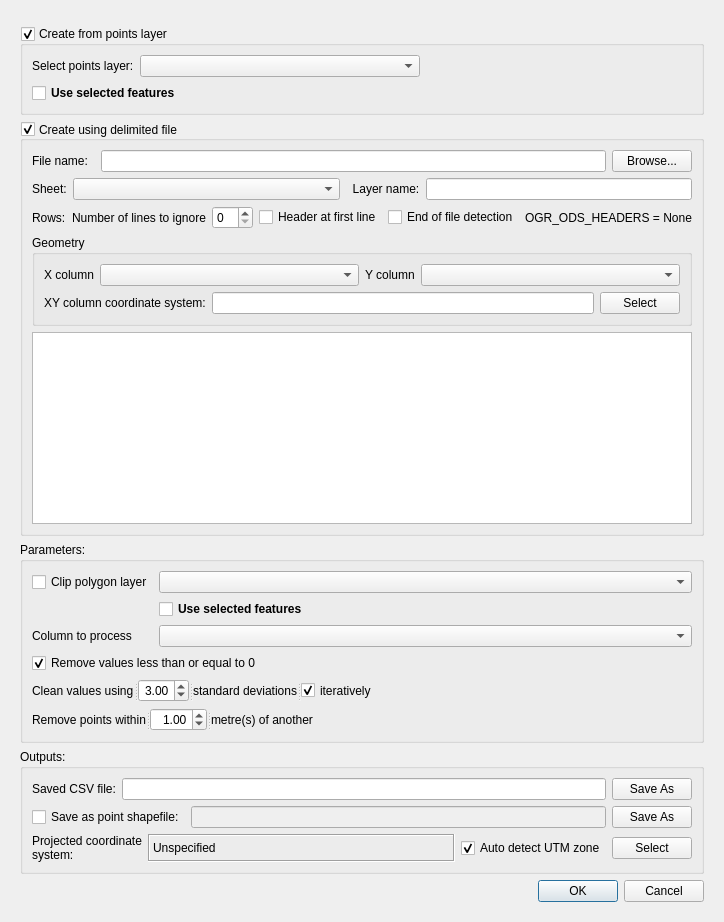
<?xml version="1.0" encoding="UTF-8"?>
<ui version="4.0">
 <class>DialogCleanTrimYieldFile</class>
 <widget class="QDialog" name="DialogCleanTrimYieldFile">
  <property name="windowModality">
   <enum>Qt::ApplicationModal</enum>
  </property>
  <property name="geometry">
   <rect>
    <x>0</x>
    <y>0</y>
    <width>651</width>
    <height>873</height>
   </rect>
  </property>
  <property name="sizePolicy">
   <sizepolicy hsizetype="MinimumExpanding" vsizetype="MinimumExpanding">
    <horstretch>0</horstretch>
    <verstretch>0</verstretch>
   </sizepolicy>
  </property>
  <property name="minimumSize">
   <size>
    <width>651</width>
    <height>0</height>
   </size>
  </property>
  <property name="baseSize">
   <size>
    <width>0</width>
    <height>0</height>
   </size>
  </property>
  <property name="windowTitle">
   <string>Clean, trim and normalise point data</string>
  </property>
  <property name="autoFillBackground">
   <bool>true</bool>
  </property>
  <layout class="QFormLayout" name="formLayout">
   <property name="sizeConstraint">
    <enum>QLayout::SetFixedSize</enum>
   </property>
   <item row="0" column="0" colspan="2">
    <layout class="QFormLayout" name="lyo_MessageBar">
     <property name="sizeConstraint">
      <enum>QLayout::SetFixedSize</enum>
     </property>
     <property name="fieldGrowthPolicy">
      <enum>QFormLayout::AllNonFixedFieldsGrow</enum>
     </property>
    </layout>
   </item>
   <item row="1" column="0" colspan="2">
    <widget class="QFrame" name="fraMain">
     <property name="sizePolicy">
      <sizepolicy hsizetype="MinimumExpanding" vsizetype="Fixed">
       <horstretch>0</horstretch>
       <verstretch>0</verstretch>
      </sizepolicy>
     </property>
     <property name="frameShape">
      <enum>QFrame::NoFrame</enum>
     </property>
     <layout class="QGridLayout" name="gridLayout_8">
      <property name="sizeConstraint">
       <enum>QLayout::SetDefaultConstraint</enum>
      </property>
      <item row="1" column="0">
       <widget class="QgsCollapsibleGroupBox" name="cgbFromFile">
        <property name="sizePolicy">
         <sizepolicy hsizetype="Expanding" vsizetype="MinimumExpanding">
          <horstretch>0</horstretch>
          <verstretch>0</verstretch>
         </sizepolicy>
        </property>
        <property name="minimumSize">
         <size>
          <width>0</width>
          <height>0</height>
         </size>
        </property>
        <property name="title">
         <string>Create using delimited file</string>
        </property>
        <property name="alignment">
         <set>Qt::AlignLeading|Qt::AlignLeft|Qt::AlignVCenter</set>
        </property>
        <property name="checkable">
         <bool>true</bool>
        </property>
        <property name="checked">
         <bool>true</bool>
        </property>
        <property name="collapsed">
         <bool>false</bool>
        </property>
        <property name="saveCheckedState">
         <bool>true</bool>
        </property>
        <layout class="QGridLayout" name="gridLayout">
         <item row="0" column="0">
          <layout class="QGridLayout" name="gloInFile">
           <item row="0" column="0">
            <widget class="QLabel" name="lblInFile">
             <property name="sizePolicy">
              <sizepolicy hsizetype="Minimum" vsizetype="Minimum">
               <horstretch>0</horstretch>
               <verstretch>0</verstretch>
              </sizepolicy>
             </property>
             <property name="text">
              <string>File name:  </string>
             </property>
             <property name="indent">
              <number>0</number>
             </property>
            </widget>
           </item>
           <item row="0" column="1">
            <widget class="QLineEdit" name="lneInCSVFile">
             <property name="toolTip">
              <string/>
             </property>
             <property name="whatsThis">
              <string/>
             </property>
             <property name="readOnly">
              <bool>false</bool>
             </property>
            </widget>
           </item>
           <item row="0" column="2">
            <widget class="QPushButton" name="cmdInFile">
             <property name="enabled">
              <bool>true</bool>
             </property>
             <property name="maximumSize">
              <size>
               <width>16777215</width>
               <height>16777215</height>
              </size>
             </property>
             <property name="toolTip">
              <string/>
             </property>
             <property name="whatsThis">
              <string/>
             </property>
             <property name="text">
              <string>Browse...</string>
             </property>
             <property name="flat">
              <bool>false</bool>
             </property>
            </widget>
           </item>
          </layout>
         </item>
         <item row="1" column="0">
          <layout class="QHBoxLayout" name="horizontalLayout">
           <item>
            <widget class="QLabel" name="lblSheet">
             <property name="sizePolicy">
              <sizepolicy hsizetype="Minimum" vsizetype="Preferred">
               <horstretch>0</horstretch>
               <verstretch>0</verstretch>
              </sizepolicy>
             </property>
             <property name="text">
              <string>Sheet:</string>
             </property>
            </widget>
           </item>
           <item>
            <widget class="QComboBox" name="cboSheet">
             <property name="sizePolicy">
              <sizepolicy hsizetype="Expanding" vsizetype="Expanding">
               <horstretch>0</horstretch>
               <verstretch>0</verstretch>
              </sizepolicy>
             </property>
            </widget>
           </item>
           <item>
            <widget class="QLabel" name="layerNameLabel">
             <property name="sizePolicy">
              <sizepolicy hsizetype="Minimum" vsizetype="Preferred">
               <horstretch>0</horstretch>
               <verstretch>0</verstretch>
              </sizepolicy>
             </property>
             <property name="text">
              <string>  Layer name:</string>
             </property>
            </widget>
           </item>
           <item>
            <widget class="QLineEdit" name="lneLayerName">
             <property name="sizePolicy">
              <sizepolicy hsizetype="Expanding" vsizetype="Fixed">
               <horstretch>0</horstretch>
               <verstretch>0</verstretch>
              </sizepolicy>
             </property>
             <property name="toolTip">
              <string/>
             </property>
             <property name="whatsThis">
              <string/>
             </property>
            </widget>
           </item>
          </layout>
         </item>
         <item row="2" column="0">
          <layout class="QHBoxLayout" name="hloRows">
           <item>
            <widget class="QLabel" name="lblRows">
             <property name="text">
              <string>Rows:</string>
             </property>
            </widget>
           </item>
           <item>
            <widget class="QLabel" name="lblOffset">
             <property name="text">
              <string>Number of lines to ignore</string>
             </property>
            </widget>
           </item>
           <item>
            <widget class="QSpinBox" name="spnLinesToIgnore"/>
           </item>
           <item>
            <widget class="QCheckBox" name="chkHeader">
             <property name="text">
              <string>Header at first line</string>
             </property>
            </widget>
           </item>
           <item>
            <widget class="QCheckBox" name="chkEOFDetection">
             <property name="focusPolicy">
              <enum>Qt::NoFocus</enum>
             </property>
             <property name="text">
              <string>End of file detection</string>
             </property>
            </widget>
           </item>
           <item>
            <widget class="QLabel" name="lblOGRHeaders">
             <property name="focusPolicy">
              <enum>Qt::NoFocus</enum>
             </property>
             <property name="text">
              <string>OGR_ODS_HEADERS = None</string>
             </property>
            </widget>
           </item>
          </layout>
         </item>
         <item row="3" column="0">
          <widget class="QGroupBox" name="gpbGeometry">
           <property name="title">
            <string>Geometry</string>
           </property>
           <property name="checkable">
            <bool>false</bool>
           </property>
           <property name="checked">
            <bool>false</bool>
           </property>
           <layout class="QGridLayout" name="gridLayout_9">
            <item row="0" column="0">
             <layout class="QHBoxLayout" name="hloGeometry">
              <item>
               <widget class="QLabel" name="lblXField">
                <property name="enabled">
                 <bool>true</bool>
                </property>
                <property name="text">
                 <string>X column</string>
                </property>
               </widget>
              </item>
              <item>
               <widget class="QComboBox" name="cboXField">
                <property name="enabled">
                 <bool>true</bool>
                </property>
                <property name="sizePolicy">
                 <sizepolicy hsizetype="Expanding" vsizetype="Fixed">
                  <horstretch>0</horstretch>
                  <verstretch>0</verstretch>
                 </sizepolicy>
                </property>
                <property name="minimumSize">
                 <size>
                  <width>120</width>
                  <height>0</height>
                 </size>
                </property>
                <property name="toolTip">
                 <string/>
                </property>
                <property name="statusTip">
                 <string/>
                </property>
                <property name="whatsThis">
                 <string/>
                </property>
                <property name="editable">
                 <bool>false</bool>
                </property>
               </widget>
              </item>
              <item>
               <widget class="QLabel" name="lblYField">
                <property name="enabled">
                 <bool>true</bool>
                </property>
                <property name="text">
                 <string>Y column</string>
                </property>
               </widget>
              </item>
              <item>
               <widget class="QComboBox" name="cboYField">
                <property name="enabled">
                 <bool>true</bool>
                </property>
                <property name="sizePolicy">
                 <sizepolicy hsizetype="Expanding" vsizetype="Fixed">
                  <horstretch>0</horstretch>
                  <verstretch>0</verstretch>
                 </sizepolicy>
                </property>
                <property name="minimumSize">
                 <size>
                  <width>120</width>
                  <height>0</height>
                 </size>
                </property>
                <property name="toolTip">
                 <string/>
                </property>
                <property name="statusTip">
                 <string/>
                </property>
                <property name="whatsThis">
                 <string/>
                </property>
                <property name="editable">
                 <bool>false</bool>
                </property>
               </widget>
              </item>
             </layout>
            </item>
            <item row="1" column="0">
             <layout class="QGridLayout" name="gridLayout_2">
              <item row="0" column="0">
               <widget class="QLabel" name="lblInCRSTitle">
                <property name="enabled">
                 <bool>true</bool>
                </property>
                <property name="sizePolicy">
                 <sizepolicy hsizetype="Preferred" vsizetype="Preferred">
                  <horstretch>0</horstretch>
                  <verstretch>0</verstretch>
                 </sizepolicy>
                </property>
                <property name="text">
                 <string>XY column coordinate system:</string>
                </property>
               </widget>
              </item>
              <item row="0" column="2">
               <widget class="QPushButton" name="cmdInCRS">
                <property name="text">
                 <string>Select</string>
                </property>
               </widget>
              </item>
              <item row="0" column="1">
               <widget class="QLineEdit" name="lneInCRS">
                <property name="focusPolicy">
                 <enum>Qt::NoFocus</enum>
                </property>
                <property name="styleSheet">
                 <string notr="true">background-color:&quot;transparent&quot;</string>
                </property>
                <property name="readOnly">
                 <bool>true</bool>
                </property>
               </widget>
              </item>
             </layout>
            </item>
           </layout>
          </widget>
         </item>
         <item row="4" column="0">
          <widget class="QTableView" name="tvwSample">
           <property name="sizePolicy">
            <sizepolicy hsizetype="Expanding" vsizetype="MinimumExpanding">
             <horstretch>0</horstretch>
             <verstretch>0</verstretch>
            </sizepolicy>
           </property>
           <property name="selectionMode">
            <enum>QAbstractItemView::NoSelection</enum>
           </property>
           <property name="selectionBehavior">
            <enum>QAbstractItemView::SelectRows</enum>
           </property>
          </widget>
         </item>
        </layout>
       </widget>
      </item>
      <item row="0" column="0">
       <widget class="QgsCollapsibleGroupBox" name="cgbFromLayer">
        <property name="sizePolicy">
         <sizepolicy hsizetype="Expanding" vsizetype="MinimumExpanding">
          <horstretch>0</horstretch>
          <verstretch>0</verstretch>
         </sizepolicy>
        </property>
        <property name="autoFillBackground">
         <bool>true</bool>
        </property>
        <property name="title">
         <string>Create from points layer</string>
        </property>
        <property name="checkable">
         <bool>true</bool>
        </property>
        <property name="checked">
         <bool>true</bool>
        </property>
        <property name="collapsed">
         <bool>false</bool>
        </property>
        <property name="saveCheckedState">
         <bool>false</bool>
        </property>
        <layout class="QGridLayout" name="gridLayout_5">
         <item row="0" column="0">
          <layout class="QGridLayout" name="gridLayout_4">
           <item row="0" column="0">
            <widget class="QLabel" name="lblTargetLayer">
             <property name="text">
              <string>&lt;html&gt;&lt;head/&gt;&lt;body&gt;&lt;p&gt;Select points layer:&lt;/p&gt;&lt;/body&gt;&lt;/html&gt;</string>
             </property>
             <property name="wordWrap">
              <bool>true</bool>
             </property>
            </widget>
           </item>
           <item row="0" column="1">
            <widget class="QgsMapLayerComboBox" name="mcboTargetLayer">
             <property name="sizePolicy">
              <sizepolicy hsizetype="MinimumExpanding" vsizetype="Fixed">
               <horstretch>0</horstretch>
               <verstretch>0</verstretch>
              </sizepolicy>
             </property>
             <property name="minimumSize">
              <size>
               <width>280</width>
               <height>0</height>
              </size>
             </property>
             <property name="filters">
              <set>QgsMapLayerProxyModel::PointLayer</set>
             </property>
            </widget>
           </item>
           <item row="0" column="2">
            <spacer name="horizontalSpacer">
             <property name="orientation">
              <enum>Qt::Horizontal</enum>
             </property>
             <property name="sizeHint" stdset="0">
              <size>
               <width>40</width>
               <height>20</height>
              </size>
             </property>
            </spacer>
           </item>
           <item row="1" column="0" colspan="2">
            <widget class="QCheckBox" name="chkUseSelected">
             <property name="font">
              <font>
               <weight>75</weight>
               <bold>true</bold>
              </font>
             </property>
             <property name="text">
              <string>Use selected features</string>
             </property>
            </widget>
           </item>
          </layout>
         </item>
        </layout>
       </widget>
      </item>
      <item row="2" column="0">
       <widget class="QGroupBox" name="gbParameters">
        <property name="sizePolicy">
         <sizepolicy hsizetype="MinimumExpanding" vsizetype="Maximum">
          <horstretch>0</horstretch>
          <verstretch>0</verstretch>
         </sizepolicy>
        </property>
        <property name="title">
         <string>Parameters:</string>
        </property>
        <layout class="QGridLayout" name="gridLayout_7">
         <item row="3" column="0">
          <widget class="QSplitter" name="splitter_2">
           <property name="sizePolicy">
            <sizepolicy hsizetype="Fixed" vsizetype="Preferred">
             <horstretch>0</horstretch>
             <verstretch>0</verstretch>
            </sizepolicy>
           </property>
           <property name="orientation">
            <enum>Qt::Horizontal</enum>
           </property>
           <widget class="QLabel" name="lblStdCount">
            <property name="layoutDirection">
             <enum>Qt::LeftToRight</enum>
            </property>
            <property name="text">
             <string>Clean values using</string>
            </property>
            <property name="alignment">
             <set>Qt::AlignLeading|Qt::AlignLeft|Qt::AlignVCenter</set>
            </property>
           </widget>
           <widget class="QDoubleSpinBox" name="dsbStdCount">
            <property name="sizePolicy">
             <sizepolicy hsizetype="Minimum" vsizetype="Fixed">
              <horstretch>0</horstretch>
              <verstretch>0</verstretch>
             </sizepolicy>
            </property>
            <property name="alignment">
             <set>Qt::AlignRight|Qt::AlignTrailing|Qt::AlignVCenter</set>
            </property>
            <property name="decimals">
             <number>2</number>
            </property>
            <property name="maximum">
             <double>5.000000000000000</double>
            </property>
            <property name="singleStep">
             <double>0.250000000000000</double>
            </property>
            <property name="value">
             <double>3.000000000000000</double>
            </property>
           </widget>
           <widget class="QLabel" name="lblStdCount_2">
            <property name="text">
             <string>standard deviations</string>
            </property>
           </widget>
           <widget class="QCheckBox" name="chkIterate">
            <property name="text">
             <string>iteratively</string>
            </property>
            <property name="checked">
             <bool>true</bool>
            </property>
           </widget>
          </widget>
         </item>
         <item row="4" column="0">
          <widget class="QSplitter" name="splitter">
           <property name="sizePolicy">
            <sizepolicy hsizetype="Fixed" vsizetype="Preferred">
             <horstretch>0</horstretch>
             <verstretch>0</verstretch>
            </sizepolicy>
           </property>
           <property name="orientation">
            <enum>Qt::Horizontal</enum>
           </property>
           <widget class="QLabel" name="lblThinDist">
            <property name="text">
             <string>Remove points within</string>
            </property>
           </widget>
           <widget class="QDoubleSpinBox" name="dsbThinDist">
            <property name="alignment">
             <set>Qt::AlignRight|Qt::AlignTrailing|Qt::AlignVCenter</set>
            </property>
            <property name="minimum">
             <double>0.000000000000000</double>
            </property>
            <property name="maximum">
             <double>20.000000000000000</double>
            </property>
            <property name="singleStep">
             <double>0.500000000000000</double>
            </property>
            <property name="value">
             <double>1.000000000000000</double>
            </property>
           </widget>
           <widget class="QLabel" name="lblStdCount_3">
            <property name="text">
             <string>metre(s) of another</string>
            </property>
           </widget>
          </widget>
         </item>
         <item row="2" column="0">
          <widget class="QCheckBox" name="chkRemoveZero">
           <property name="layoutDirection">
            <enum>Qt::LeftToRight</enum>
           </property>
           <property name="text">
            <string>Remove values less than or equal to 0</string>
           </property>
           <property name="checked">
            <bool>true</bool>
           </property>
          </widget>
         </item>
         <item row="0" column="0">
          <layout class="QGridLayout" name="gridLayout_3">
           <item row="2" column="0">
            <widget class="QLabel" name="lblProcessField">
             <property name="enabled">
              <bool>true</bool>
             </property>
             <property name="sizePolicy">
              <sizepolicy hsizetype="Preferred" vsizetype="Preferred">
               <horstretch>0</horstretch>
               <verstretch>0</verstretch>
              </sizepolicy>
             </property>
             <property name="text">
              <string>Column to process</string>
             </property>
            </widget>
           </item>
           <item row="2" column="1">
            <widget class="QComboBox" name="cboProcessField">
             <property name="enabled">
              <bool>true</bool>
             </property>
             <property name="sizePolicy">
              <sizepolicy hsizetype="Expanding" vsizetype="Fixed">
               <horstretch>0</horstretch>
               <verstretch>0</verstretch>
              </sizepolicy>
             </property>
             <property name="minimumSize">
              <size>
               <width>120</width>
               <height>0</height>
              </size>
             </property>
             <property name="toolTip">
              <string/>
             </property>
             <property name="statusTip">
              <string/>
             </property>
             <property name="whatsThis">
              <string/>
             </property>
             <property name="editable">
              <bool>false</bool>
             </property>
             <property name="insertPolicy">
              <enum>QComboBox::InsertAtTop</enum>
             </property>
             <property name="modelColumn">
              <number>0</number>
             </property>
            </widget>
           </item>
           <item row="0" column="0">
            <widget class="QCheckBox" name="chkClipToPoly">
             <property name="text">
              <string>Clip polygon layer</string>
             </property>
            </widget>
           </item>
           <item row="0" column="1">
            <widget class="QgsMapLayerComboBox" name="mcboClipPolyLayer">
             <property name="filters">
              <set>QgsMapLayerProxyModel::PolygonLayer</set>
             </property>
            </widget>
           </item>
           <item row="1" column="0">
            <spacer name="verticalSpacer">
             <property name="orientation">
              <enum>Qt::Vertical</enum>
             </property>
             <property name="sizeType">
              <enum>QSizePolicy::Fixed</enum>
             </property>
             <property name="sizeHint" stdset="0">
              <size>
               <width>20</width>
               <height>15</height>
              </size>
             </property>
            </spacer>
           </item>
           <item row="1" column="1">
            <widget class="QCheckBox" name="chkUseSelected_ClipPoly">
             <property name="font">
              <font>
               <weight>75</weight>
               <bold>true</bold>
              </font>
             </property>
             <property name="text">
              <string>Use selected features</string>
             </property>
            </widget>
           </item>
          </layout>
         </item>
        </layout>
        <zorder>splitter_2</zorder>
        <zorder>chkRemoveZero</zorder>
        <zorder>splitter</zorder>
       </widget>
      </item>
      <item row="4" column="0">
       <widget class="QDialogButtonBox" name="buttonBox">
        <property name="orientation">
         <enum>Qt::Horizontal</enum>
        </property>
        <property name="standardButtons">
         <set>QDialogButtonBox::Cancel|QDialogButtonBox::Ok</set>
        </property>
       </widget>
      </item>
      <item row="3" column="0">
       <widget class="QGroupBox" name="gbParameters_2">
        <property name="sizePolicy">
         <sizepolicy hsizetype="MinimumExpanding" vsizetype="MinimumExpanding">
          <horstretch>0</horstretch>
          <verstretch>0</verstretch>
         </sizepolicy>
        </property>
        <property name="title">
         <string>Outputs:</string>
        </property>
        <layout class="QFormLayout" name="formLayout_2">
         <item row="2" column="0" colspan="2">
          <layout class="QHBoxLayout" name="horizontalLayout_4">
           <item>
            <widget class="QLabel" name="lblOutCRSTitle">
             <property name="sizePolicy">
              <sizepolicy hsizetype="Fixed" vsizetype="Preferred">
               <horstretch>0</horstretch>
               <verstretch>0</verstretch>
              </sizepolicy>
             </property>
             <property name="text">
              <string>Projected coordinate system:</string>
             </property>
             <property name="wordWrap">
              <bool>true</bool>
             </property>
            </widget>
           </item>
           <item>
            <widget class="QLabel" name="lblOutCRS">
             <property name="enabled">
              <bool>true</bool>
             </property>
             <property name="sizePolicy">
              <sizepolicy hsizetype="Expanding" vsizetype="MinimumExpanding">
               <horstretch>0</horstretch>
               <verstretch>0</verstretch>
              </sizepolicy>
             </property>
             <property name="minimumSize">
              <size>
               <width>215</width>
               <height>0</height>
              </size>
             </property>
             <property name="baseSize">
              <size>
               <width>213</width>
               <height>0</height>
              </size>
             </property>
             <property name="frameShape">
              <enum>QFrame::Box</enum>
             </property>
             <property name="frameShadow">
              <enum>QFrame::Sunken</enum>
             </property>
             <property name="text">
              <string>Unspecified</string>
             </property>
            </widget>
           </item>
           <item>
            <widget class="QCheckBox" name="chkAutoCRS">
             <property name="sizePolicy">
              <sizepolicy hsizetype="Fixed" vsizetype="Fixed">
               <horstretch>0</horstretch>
               <verstretch>0</verstretch>
              </sizepolicy>
             </property>
             <property name="text">
              <string>Auto detect UTM zone</string>
             </property>
             <property name="checkable">
              <bool>true</bool>
             </property>
             <property name="checked">
              <bool>true</bool>
             </property>
            </widget>
           </item>
           <item>
            <widget class="QPushButton" name="cmdOutCRS">
             <property name="enabled">
              <bool>true</bool>
             </property>
             <property name="sizePolicy">
              <sizepolicy hsizetype="Minimum" vsizetype="Fixed">
               <horstretch>0</horstretch>
               <verstretch>0</verstretch>
              </sizepolicy>
             </property>
             <property name="text">
              <string>Select</string>
             </property>
            </widget>
           </item>
          </layout>
         </item>
         <item row="1" column="0" colspan="2">
          <layout class="QHBoxLayout" name="horizontalLayout_3">
           <item>
            <widget class="QCheckBox" name="chkSavePointsFile">
             <property name="sizePolicy">
              <sizepolicy hsizetype="Fixed" vsizetype="MinimumExpanding">
               <horstretch>0</horstretch>
               <verstretch>0</verstretch>
              </sizepolicy>
             </property>
             <property name="text">
              <string>Save as point shapefile:</string>
             </property>
             <property name="tristate">
              <bool>false</bool>
             </property>
            </widget>
           </item>
           <item>
            <widget class="QLineEdit" name="lneSavePointsFile">
             <property name="enabled">
              <bool>false</bool>
             </property>
             <property name="readOnly">
              <bool>true</bool>
             </property>
            </widget>
           </item>
           <item>
            <widget class="QPushButton" name="cmdSavePointsFile">
             <property name="enabled">
              <bool>true</bool>
             </property>
             <property name="sizePolicy">
              <sizepolicy hsizetype="Minimum" vsizetype="Fixed">
               <horstretch>0</horstretch>
               <verstretch>0</verstretch>
              </sizepolicy>
             </property>
             <property name="text">
              <string>Save As</string>
             </property>
            </widget>
           </item>
          </layout>
         </item>
         <item row="0" column="0" colspan="2">
          <layout class="QHBoxLayout" name="horizontalLayout_2">
           <item>
            <widget class="QLabel" name="lblSaveCSVFile">
             <property name="sizePolicy">
              <sizepolicy hsizetype="Fixed" vsizetype="Preferred">
               <horstretch>0</horstretch>
               <verstretch>0</verstretch>
              </sizepolicy>
             </property>
             <property name="text">
              <string>Saved CSV file:</string>
             </property>
            </widget>
           </item>
           <item>
            <widget class="QLineEdit" name="lneSaveCSVFile">
             <property name="sizePolicy">
              <sizepolicy hsizetype="Expanding" vsizetype="Fixed">
               <horstretch>0</horstretch>
               <verstretch>0</verstretch>
              </sizepolicy>
             </property>
            </widget>
           </item>
           <item>
            <widget class="QPushButton" name="cmdSaveCSVFile">
             <property name="sizePolicy">
              <sizepolicy hsizetype="Minimum" vsizetype="Fixed">
               <horstretch>0</horstretch>
               <verstretch>0</verstretch>
              </sizepolicy>
             </property>
             <property name="text">
              <string>Save As</string>
             </property>
            </widget>
           </item>
          </layout>
         </item>
        </layout>
       </widget>
      </item>
     </layout>
    </widget>
   </item>
  </layout>
 </widget>
 <customwidgets>
  <customwidget>
   <class>QgsCollapsibleGroupBox</class>
   <extends>QGroupBox</extends>
   <header>qgscollapsiblegroupbox.h</header>
   <container>1</container>
  </customwidget>
  <customwidget>
   <class>QgsMapLayerComboBox</class>
   <extends>QComboBox</extends>
   <header>qgsmaplayercombobox.h</header>
  </customwidget>
 </customwidgets>
 <tabstops>
  <tabstop>cgbFromLayer</tabstop>
  <tabstop>mcboTargetLayer</tabstop>
  <tabstop>chkUseSelected</tabstop>
  <tabstop>cgbFromFile</tabstop>
  <tabstop>cmdInFile</tabstop>
  <tabstop>lneInCSVFile</tabstop>
  <tabstop>cboSheet</tabstop>
  <tabstop>lneLayerName</tabstop>
  <tabstop>spnLinesToIgnore</tabstop>
  <tabstop>chkHeader</tabstop>
  <tabstop>chkEOFDetection</tabstop>
  <tabstop>cboXField</tabstop>
  <tabstop>cboYField</tabstop>
  <tabstop>cmdInCRS</tabstop>
  <tabstop>lneInCRS</tabstop>
  <tabstop>tvwSample</tabstop>
  <tabstop>chkClipToPoly</tabstop>
  <tabstop>mcboClipPolyLayer</tabstop>
  <tabstop>cboProcessField</tabstop>
  <tabstop>chkRemoveZero</tabstop>
  <tabstop>dsbStdCount</tabstop>
  <tabstop>chkIterate</tabstop>
  <tabstop>dsbThinDist</tabstop>
  <tabstop>cmdSaveCSVFile</tabstop>
  <tabstop>lneSaveCSVFile</tabstop>
  <tabstop>chkSavePointsFile</tabstop>
  <tabstop>cmdSavePointsFile</tabstop>
  <tabstop>lneSavePointsFile</tabstop>
  <tabstop>cmdOutCRS</tabstop>
  <tabstop>buttonBox</tabstop>
 </tabstops>
 <resources/>
 <connections>
  <connection>
   <sender>buttonBox</sender>
   <signal>accepted()</signal>
   <receiver>DialogCleanTrimYieldFile</receiver>
   <slot>accept()</slot>
   <hints>
    <hint type="sourcelabel">
     <x>331</x>
     <y>693</y>
    </hint>
    <hint type="destinationlabel">
     <x>322</x>
     <y>285</y>
    </hint>
   </hints>
  </connection>
  <connection>
   <sender>buttonBox</sender>
   <signal>rejected()</signal>
   <receiver>DialogCleanTrimYieldFile</receiver>
   <slot>reject()</slot>
   <hints>
    <hint type="sourcelabel">
     <x>331</x>
     <y>693</y>
    </hint>
    <hint type="destinationlabel">
     <x>322</x>
     <y>285</y>
    </hint>
   </hints>
  </connection>
 </connections>
</ui>
